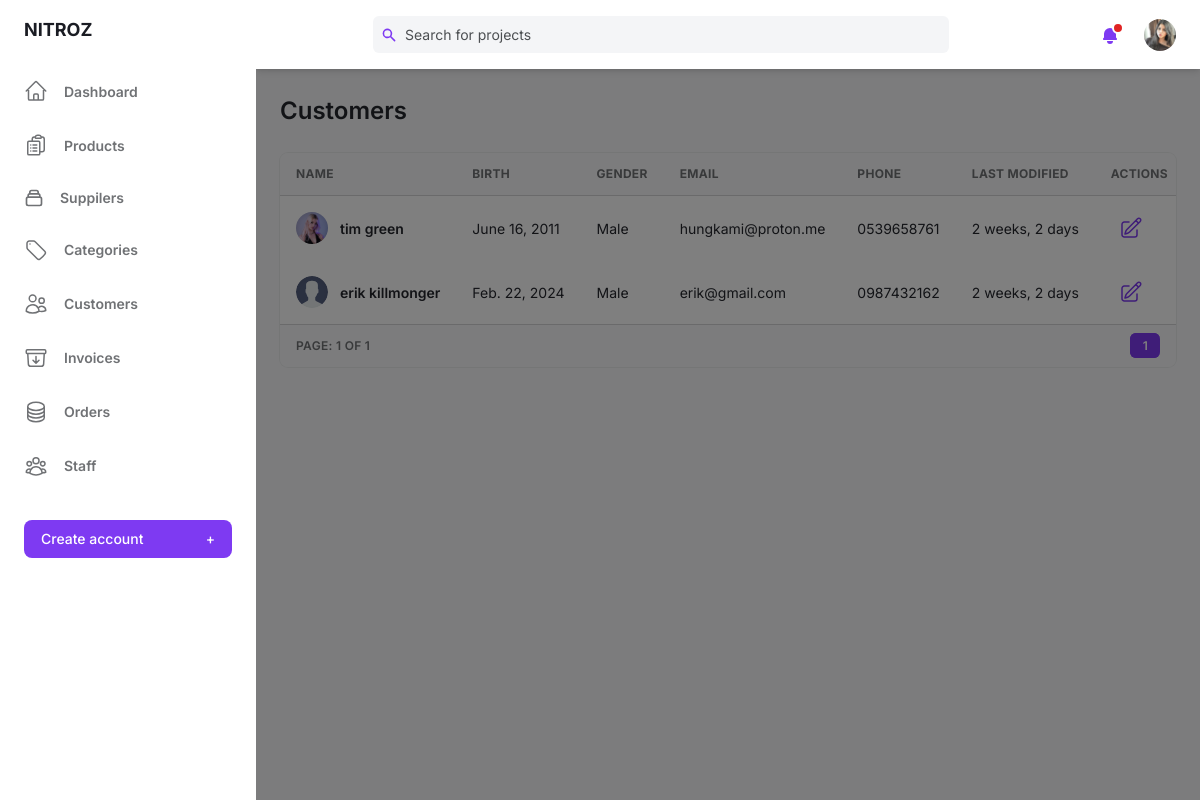
The app's page /super/customer/ (signed in), older data.
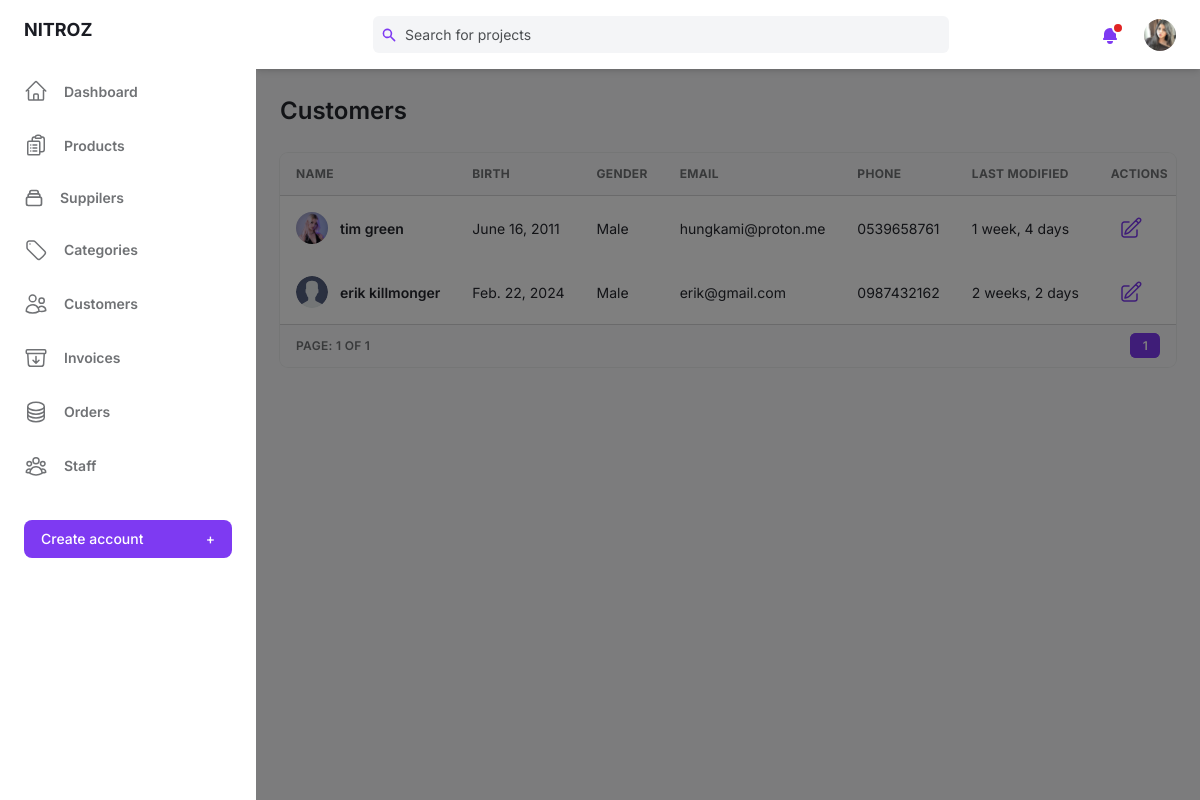
The same page, newer data.
### base/models.py (models this page shows)
class User(AbstractUser):
    birth = models.DateField(blank=True,null=True)
    gender = models.BooleanField(default=False)
    email = models.EmailField(unique=True)
    phone = models.CharField(max_length=10,blank=True,null=True)
    avatar = models.ImageField(null=True,blank=True,upload_to='users/',default= 'users/avatar.svg')
    old_cart = models.CharField(max_length=200, blank=True, null=True)
    updated = models.DateTimeField(auto_now=True)
    created = models.DateTimeField(auto_now_add=True)
    USERNAME_FIELD = 'email'
    REQUIRED_FIELDS = []
    @property
    def ImageURL(self):
        try:
            url = self.avatar.url
        except:
            url = ''
        return url
    objects = CustomUserManager()

### base/views.py (the view)
# urls.py: path('super/customer/', views.customerAdmin, name="customerAdmin"),
@login_required(login_url='/super/login/')
def customerAdmin(request):
    pageView = 'read'
    if 'q' in request.GET:
        q = request.GET['q']
        mutiple_q = Q( Q(username__icontains=q) |
                        Q(first_name__icontains=q) |
                        Q(last_name__icontains=q) |
                        Q(email__icontains=q))
        customers = User.objects.filter(mutiple_q, is_staff=False)
    else:
        customers = User.objects.filter(is_staff=False)
    page = Paginator(customers, 4)
    page_list = request.GET.get('page')
    page = page.get_page(page_list)
    context = {'customers':customers, 'page':page, 'pageView':pageView}
    return render(request, 'base/admin/customer.html',context)

### base/context_processors.py (called while the page is built)
def cart(request):
    return {'cart': Cart(request)}

### base/templates/base/admin/customer.html (shortened to what the changed rows need)
{% extends "admin/main.html" %}
{% block content %}
<main class="h-full pb-16 overflow-y-auto">
    <div class="container grid px-6 mx-auto">
      {% if pageView == 'read' %}
      <h2 class="my-6 text-2xl font-semibold text-gray-700 dark:text-gray-200">Customers</h2>
      {% elif pageView == 'edit' %}
      <h2 class="my-6 text-2xl font-semibold text-gray-700 dark:text-gray-200">Edit Customer</h2>
      {% endif %}
      {% if pageView == 'read' %}
      <div class="w-full overflow-hidden rounded-lg shadow-xs">
        <div class="w-full overflow-x-auto">
            <table class="w-full whitespace-no-wrap">
                <thead>
                <tr class="text-xs font-semibold tracking-wide text-left text-gray-500 uppercase border-b dark:border-gray-700 bg-gray-50 dark:text-gray-400 dark:bg-gray-800">
                    <th class="px-4 py-3">Name</th>
                    <th class="px-4 py-3">Birth</th>
                    <th class="px-4 py-3">Gender</th>
                    <th class="px-4 py-3">Email</th>
                    <th class="px-4 py-3">Phone</th>
                    <th class="px-4 py-3">Last Modified</th>
                    <th class="px-4 py-3">Actions</th>
                </tr>
                </thead>
                {% for user in page.object_list %}
                <tbody class="bg-white divide-y dark:divide-gray-700 dark:bg-gray-800">
                <tr class="text-gray-700 dark:text-gray-400">
                    <td class="px-4 py-3">
                    <div class="flex items-center text-sm">
                        <div class="relative hidden w-8 h-8 mr-3 rounded-full md:block">
                        <img
                            class="object-cover w-full h-full rounded-full"
                            src="{{user.ImageURL}}" alt="" loading="lazy"/>
                        <div class="absolute inset-0 rounded-full shadow-inner" aria-hidden="true"></div>
                        </div>
                        <div>
                        <p class="font-semibold">{{user.first_name}} {{user.last_name}}</p>
                        </div>
                    </div>
                    </td>
                    <td class="px-4 py-3 text-sm">{{user.birth}}</td>
                    {% if user.gender %}
                    <td class="px-4 py-3 text-sm">Male</td>
                    {% else %}
                    <td class="px-4 py-3 text-sm">Female</td>
                    {% endif %}
                    <td class="px-4 py-3 text-sm">{{user.email}}</td>
                    <td class="px-4 py-3 text-sm">{{user.phone}}</td>
                    <td class="px-4 py-3 text-sm">{{user.updated|timesince}}</td>
                    <td class="px-4 py-3">
                    <div class="flex items-center space-x-4 text-sm">
                        <button class="flex items-center justify-between px-2 py-2 text-sm font-medium leading-5 text-purple-600 rounded-lg dark:text-gray-400 focus:outline-none focus:shadow-outline-gray"
                        aria-label="Edit"><a href="{% url 'updateCustomer' user.id %}">
                        </a>
                        </button>
                        <button class="flex items-center justify-between px-2 py-2 text-sm font-medium leading-5 text-purple-600 rounded-lg dark:text-gray-400 focus:outline-none focus:shadow-outline-gray"
                        aria-label="Delete">
                        </button>
                    </div>
                    </td>
                </tr>
                </tbody>
                {% endfor %}
            </table>
        </div>
      </div>
      {% endif %}
    </div>
</main>
{% endblock content %}

Row changes from the older to the newer data that the page shows:
changed User "tim": updated "2 weeks, 2 days" → "1 week, 4 days"
